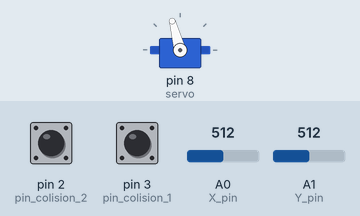
Simulated run of this sketch. Board: Arduino Uno, built with avr-gcc and run on an emulated ATmega328P. On the bench: servo. Inputs (shaded band) come from the test bench; at power-on: A0 (X_pin) = 512, pin 2 (pin_colision_2) HIGH, pin 3 (pin_colision_1) HIGH, A1 (Y_pin) = 512. What the sketch prints to the serial monitor is not drawn.

Above: at 1.2 s.
1.3 s: A0 (X_pin) set to 484
At 1.6 s:
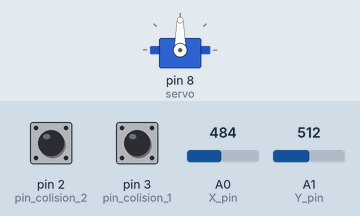
2.8 s: A0 (X_pin) set to 306
At 3.9 s:
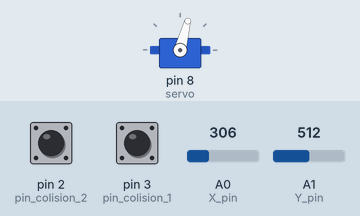
4.3 s: A0 (X_pin) set to 106
5.8 s: A0 (X_pin) set to 90
At 6.2 s:
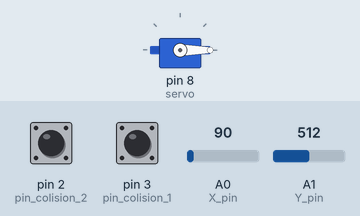
7.3 s: A0 (X_pin) set to 923
At 8.5 s:
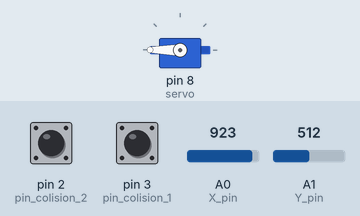
8.8 s: A0 (X_pin) set to 902
At 9.8 s:
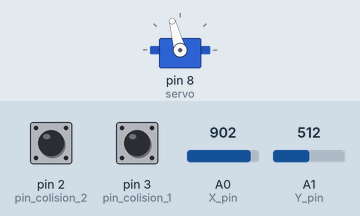
Timing chart, 0 to 11.3 s (numbered marks = the images above; inputs shaded):
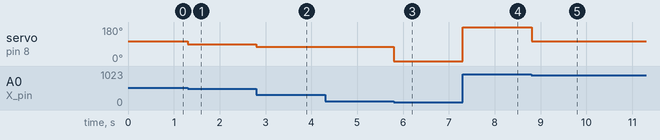

Measured:
- the behaviour switches between 497 and 496 on A0 (X_pin) (found by bisection; images 0 and 1)
- the behaviour switches between 100 and 99 on A0 (X_pin) (found by bisection; images 2 and 3)
- the behaviour switches between 914 and 913 on A0 (X_pin) (found by bisection; images 4 and 5)
- after the input at 1.3 s, servo on pin 8 (servo): 105° → 90° at once
- after the input at 2.8 s, servo on pin 8 (servo): 90° → 75° at once
- after the input at 5.8 s, servo on pin 8 (servo): 75° → 0° at once
- after the input at 7.3 s, servo on pin 8 (servo): 0° → 180° at once
- after the input at 8.8 s, servo on pin 8 (servo): 180° → 105° at once

The sketch:

Seguro4.3.ino
```cpp
  //AUTORES:
  //Martin Beltran Diaz - UO276244
  //Stelian Adrian Stanci - UO277653
  //Laura Pernia Blanco - UO276264

#include <Servo.h>

Servo servo;
int boton_pin = 9; // Pin digital para el botón
int X_pin = A0; // Pin analógico para leer eje X
int Y_pin = A1; // Pin analógico para leer eje Y


int pin_colision_1 = 3;
int pin_colision_2 = 2;//Pines de colision

int centro_X = 486;//Valores del centro del joystick que no está exactamente en el centro (512,512)
int centro_Y = 501;
int margen = 10; //Margen para detectar movimiento joystick

void setup() {
  // put your setup code here, to run once:
 //3.-
 Serial.begin(9600);
 servo.attach(8);
 pinMode(boton_pin, INPUT_PULLUP);
 pinMode(X_pin, INPUT);
 pinMode(Y_pin,INPUT);
}

void loop(){


    bool colisioDelante = digitalRead(pin_colision_2) == 0; //0 si se pulsa
    bool colisionDetras = digitalRead(pin_colision_1) == 0;

    Serial.println(colisioDelante);

    int valorX = analogRead(X_pin);

    int valorY = analogRead(Y_pin);


    if(valorX > 913 ){

      if(!colisioDelante){
        //rapido delante
         servo.write(180);
      }else{
        servo.write(90);
      }


    }else if(valorX <= 913 && valorX > centro_X + margen ){

        if(!colisioDelante){
            // despacio delante
            servo.write(105);
        }else{
        servo.write(90);
      }

    }else if(valorX <= centro_X + margen && valorX >= centro_X - margen ){
      //Quieto
      servo.write(90);
    }else if(valorX < centro_X - margen && valorX >= 100 ){

        if(!colisionDetras){
              //despacio atras
              servo.write(75);
        }else{
        servo.write(90);
      }

    }else if( valorX < 100 ){

      if(!colisionDetras){
          //rapido atras
          servo.write(0);
      }else{
        servo.write(90);
      }

    }


    /*


    //5.- s
    Serial.println("Enviar: detener");
    servo.write(90);
    delay(2000);

    // Otros valores entre (0-84) y (93-180) hacen que gire
    //más despacio cuanto más cercano al 90 y más rápido cuanto más
    //cercano al 0 y 180
    */
}
```
